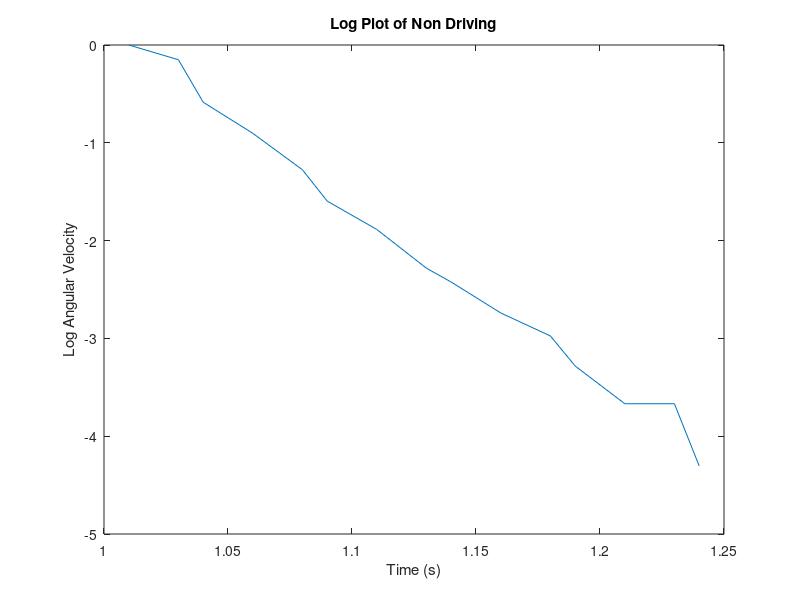
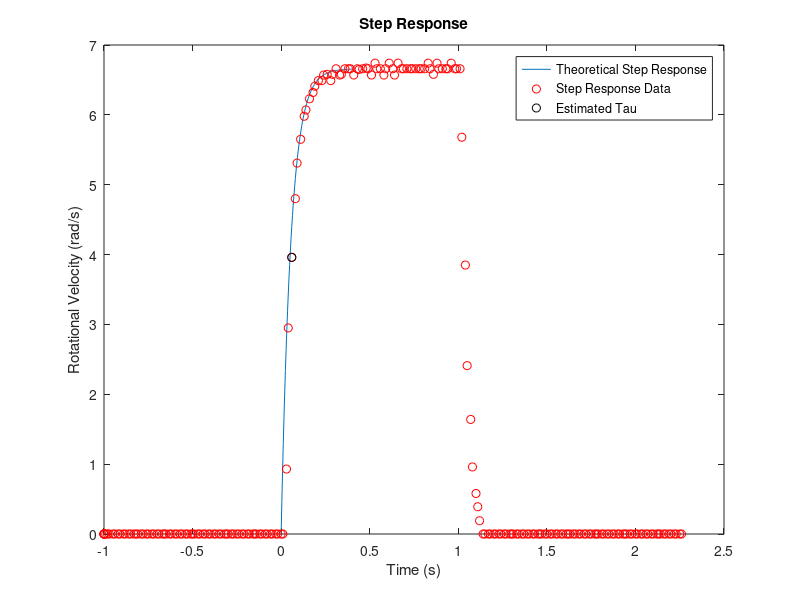
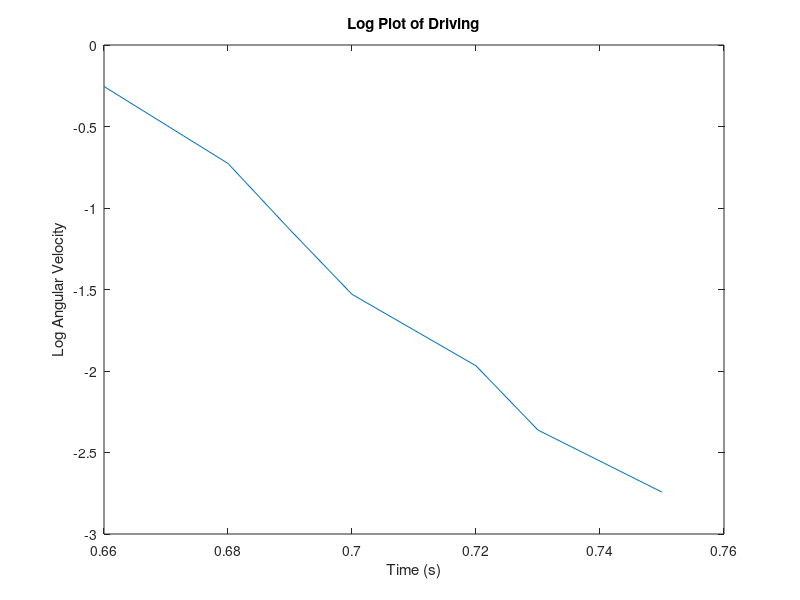
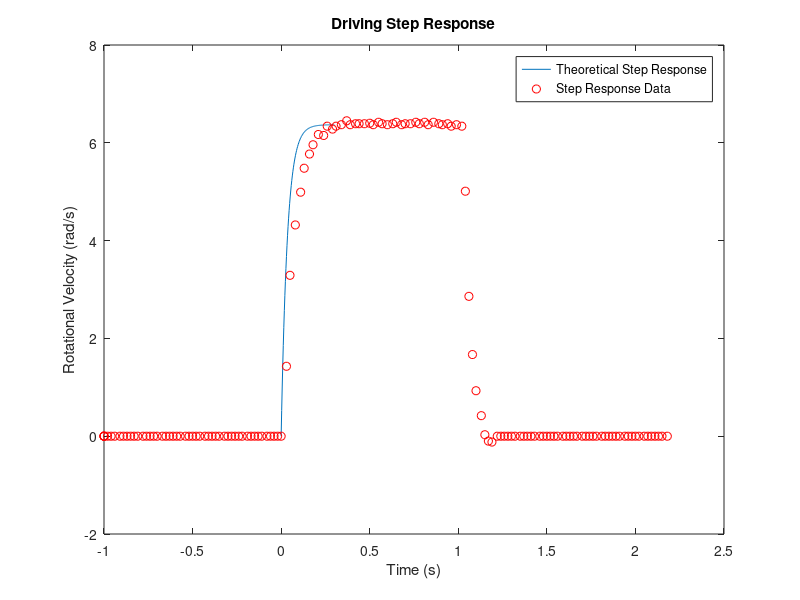

Recreate these plots in MATLAB, in order.
clear; clc; close all;

stepData = load("StepInputData.mat");
stepData = stepData.data;
d = 5;

stepTime = stepData(:, 1);
stepRad = stepData(:, 2);
stepCommand = stepData(:, 3);

steadyStateStep = 6.66 / d;

tauIndex = 78;
tau = stepTime(tauIndex);


logTerm = log(1 - stepRad/(steadyStateStep*d));
tauTime = find(stepTime < 1.25 & stepTime > 1);

figure();
plot(stepTime(tauTime), logTerm(tauTime));
xlabel('Time (s)'); % Label the x-axis
ylabel('Log Angular Velocity'); % Label the y-axis
title('Log Plot of Non Driving'); % Title the plot


slope = -18.04;
tau_from_sope = - 1 / slope;

G = tf([steadyStateStep], [tau_from_sope, 1]);
[y, t] = step(G * d);
figure();
plot(t, y, 'DisplayName', 'Theoretical Step Response');
hold on;
plot(stepTime - 1, stepRad, 'ro', 'DisplayName', 'Step Response Data');
plot(stepTime(tauIndex) - 1, stepRad(tauIndex), 'ko', 'DisplayName', 'Estimated Tau');
hold off;
xlabel('Time (s)'); % Label the x-axis
ylabel('Rotational Velocity (rad/s)'); % Label the y-axis
title('Step Response'); % Title the plot
legend(); % Add a legend



%%

drivingStepData = load("DrivingStepInputData.mat");
drivingStepData = drivingStepData.data;

driveTime = drivingStepData(:, 1);
driveRad = drivingStepData(:, 2);
driveCommand = drivingStepData(:, 3);

steady_state = 6.37 / d;


logTerm = log(1 - driveRad/(steady_state*d));
tauTime = find(driveTime < 1.2 & driveTime > 1);

figure();
plot(stepTime(tauTime), logTerm(tauTime));
xlabel('Time (s)'); % Label the x-axis
ylabel('Log Angular Velocity'); % Label the y-axis
title('Log Plot of Driving'); % Title the plot

slope = -28.66;
tau = - 1 / slope;

G = tf(steady_state, [tau, 1]);

[y, t] = step(G * d);
figure();
plot(t, y, 'DisplayName', 'Theoretical Step Response');
hold on;
plot(driveTime - 1, driveRad, 'ro', 'DisplayName', 'Step Response Data');
hold off;
xlabel('Time (s)'); % Label the x-axis
ylabel('Rotational Velocity (rad/s)'); % Label the y-axis
title('Driving Step Response'); % Title the plot
legend(); % Add a legend



